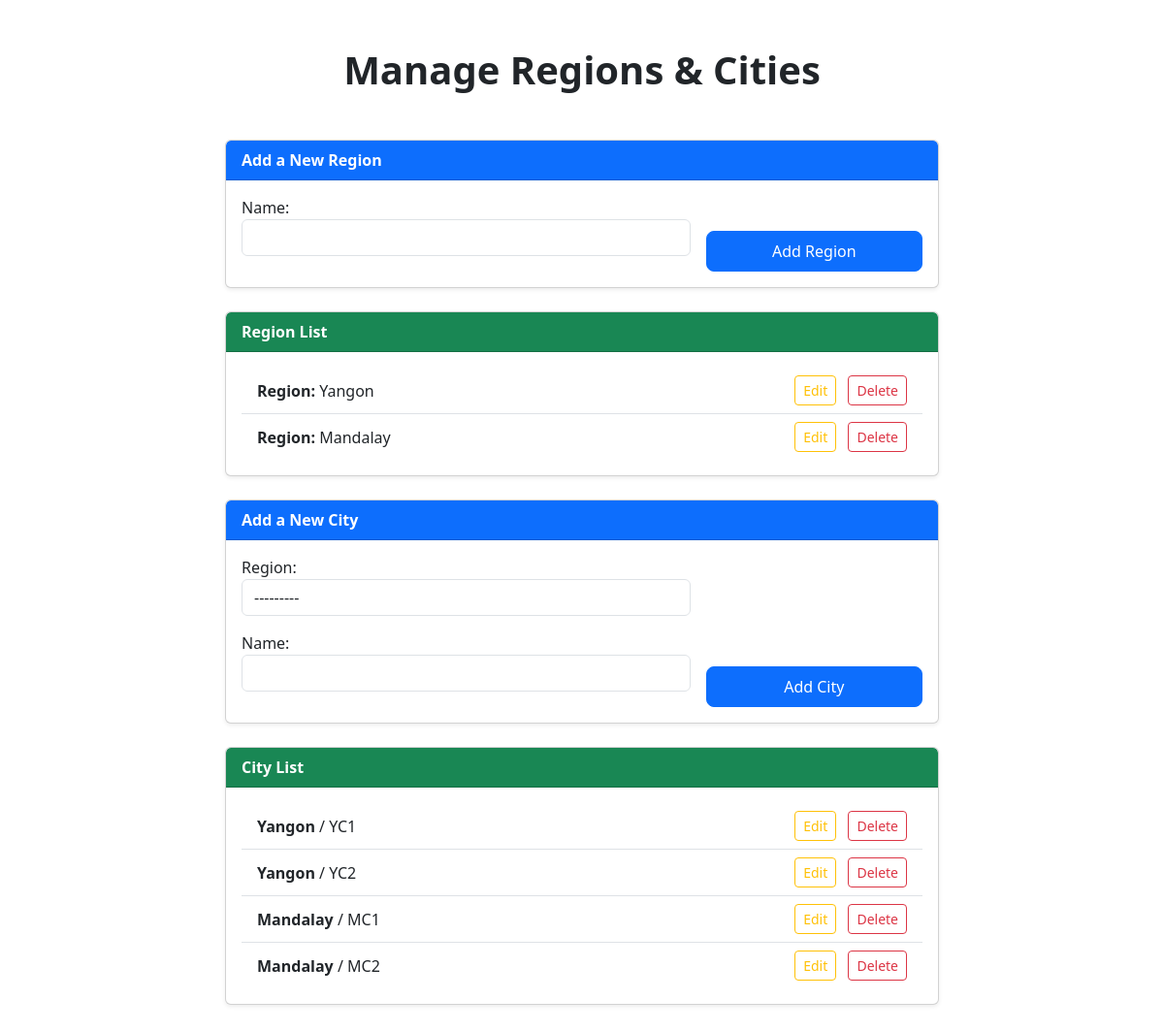
Before: /location/ with the older database file.
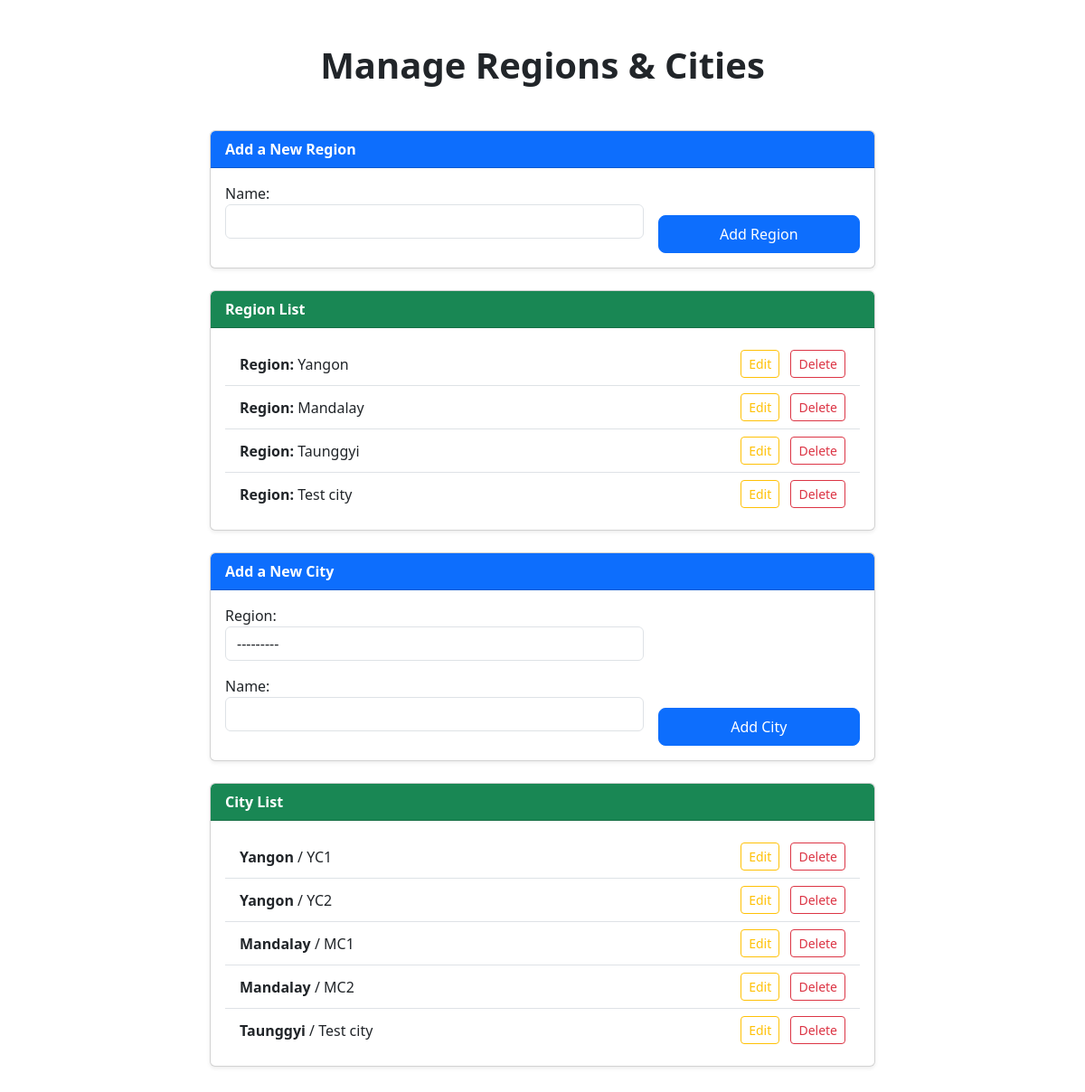
After: the same page with the newer database file.
### myapp/models.py (models this page shows, shortened)
class Region(models.Model):
    name = models.CharField(max_length=50, unique=True)
    def __str__(self):
        return f'{self.name} Region'

class City(models.Model):
    region = models.ForeignKey(Region, on_delete=models.CASCADE, related_name='cities')
    name = models.CharField(max_length=50)
    class Meta:
        verbose_name_plural = 'Cities'
        unique_together = ('region', 'name')

### myapp/views.py (the view, shortened to what this page needs)
# urls.py: path('location/',views.LocationView.as_view(),name='location'),
class LocationView(View):
    def get(self, request):
        regionForm = RegionForm()
        cityForm = CityForm()
        regions = Region.objects.all()
        cities = City.objects.all()
        context = {'regions': regions, 'cities': cities, 'regionForm':regionForm,'cityForm':cityForm}
        return render(request, 'location.html', context)

### myapp/form.py
class RegionForm(forms.ModelForm):
    class Meta:
        model = Region
        fields = ['name']
        widgets = {
            'name': forms.TextInput(attrs={'class': 'form-control'}),
        }

class CityForm(forms.ModelForm):
    class Meta:
        model = City
        fields = ['region', 'name']
        widgets = {
            'region': forms.Select(attrs={'class': 'form-control'}),
            'name': forms.TextInput(attrs={'class': 'form-control'}),
        }

### templates/location.html (shortened to what this page needs)
{% extends 'base.html' %}
{% load static %}
{% block content %}
<div class="container my-5">
    <div class="row justify-content-center">
        <div class="col-12 col-md-10 col-lg-8">
            <h1 class="text-center mb-5 fw-bold">Manage Regions & Cities</h1>
            <div class="card mb-4 shadow-sm rounded">
                <div class="card-header bg-primary text-white fw-semibold">
                    Add a New Region
                </div>
                <div class="card-body">
                    <form method="post" class="row g-3">
                        <div class="col-12 col-md-8">
                            {{ regionForm.as_p }}
                        </div>
                        <div class="col-12 col-md-4 d-flex align-items-end">
                            <button type="submit" name="add_region" class="btn btn-primary w-100">Add Region</button>
                        </div>
                    </form>
                </div>
            </div>
            <div class="card mb-4 shadow-sm rounded">
                <div class="card-header bg-success text-white fw-semibold">
                    Region List
                </div>
                <div class="card-body">
                    {% if regions %}
                        <ul class="list-group list-group-flush">
                            {% for region in regions %}
                                <li class="list-group-item d-flex justify-content-between align-items-center">
                                    <span><strong>Region:</strong> {{ region.name }}</span>
                                    <span>
                                        <button class="btn btn-outline-warning btn-sm me-2">Edit</button>
                                        <a href="" class="btn btn-outline-danger btn-sm">Delete</a>
                                    </span>
                                </li>
                            {% endfor %}
                        </ul>
                    {% else %}
                        <p class="text-muted mb-0">There is no Region here.</p>
                    {% endif %}
                </div>
            </div>
            <div class="card mb-4 shadow-sm rounded">
                <div class="card-header bg-primary text-white fw-semibold">
                    Add a New City
                </div>
                <div class="card-body">
                    <form method="post" class="row g-3">
                        <div class="col-12 col-md-8">
                            {{ cityForm.as_p }}
                        </div>
                        <div class="col-12 col-md-4 d-flex align-items-end">
                            <button type="submit" name="add_city" class="btn btn-primary w-100">Add City</button>
                        </div>
                    </form>
                </div>
            </div>
            <div class="card shadow-sm rounded">
                <div class="card-header bg-success text-white fw-semibold">
                    City List
                </div>
                <div class="card-body">
                    {% if cities %}
                        <ul class="list-group list-group-flush">
                            {% for city in cities %}
                                <li class="list-group-item d-flex justify-content-between align-items-center">
                                    <span><strong>{{ city.region.name }}</strong> / {{ city.name }}</span>
                                    <span>
                                        <button class="btn btn-outline-warning btn-sm me-2">Edit</button>
                                        <a href="" class="btn btn-outline-danger btn-sm">Delete</a>
                                    </span>
                                </li>
                            {% endfor %}
                        </ul>
                    {% else %}
                        <p class="text-muted mb-0">There is no City here.</p>
                    {% endif %}
                </div>
            </div>
        </div>
    </div>
</div>
{% endblock content %}

Changed rows visible on the page:
added Region: name "Taunggyi"
added Region: name "Test city"
added City: region.name "Taunggyi", name "Test city"
